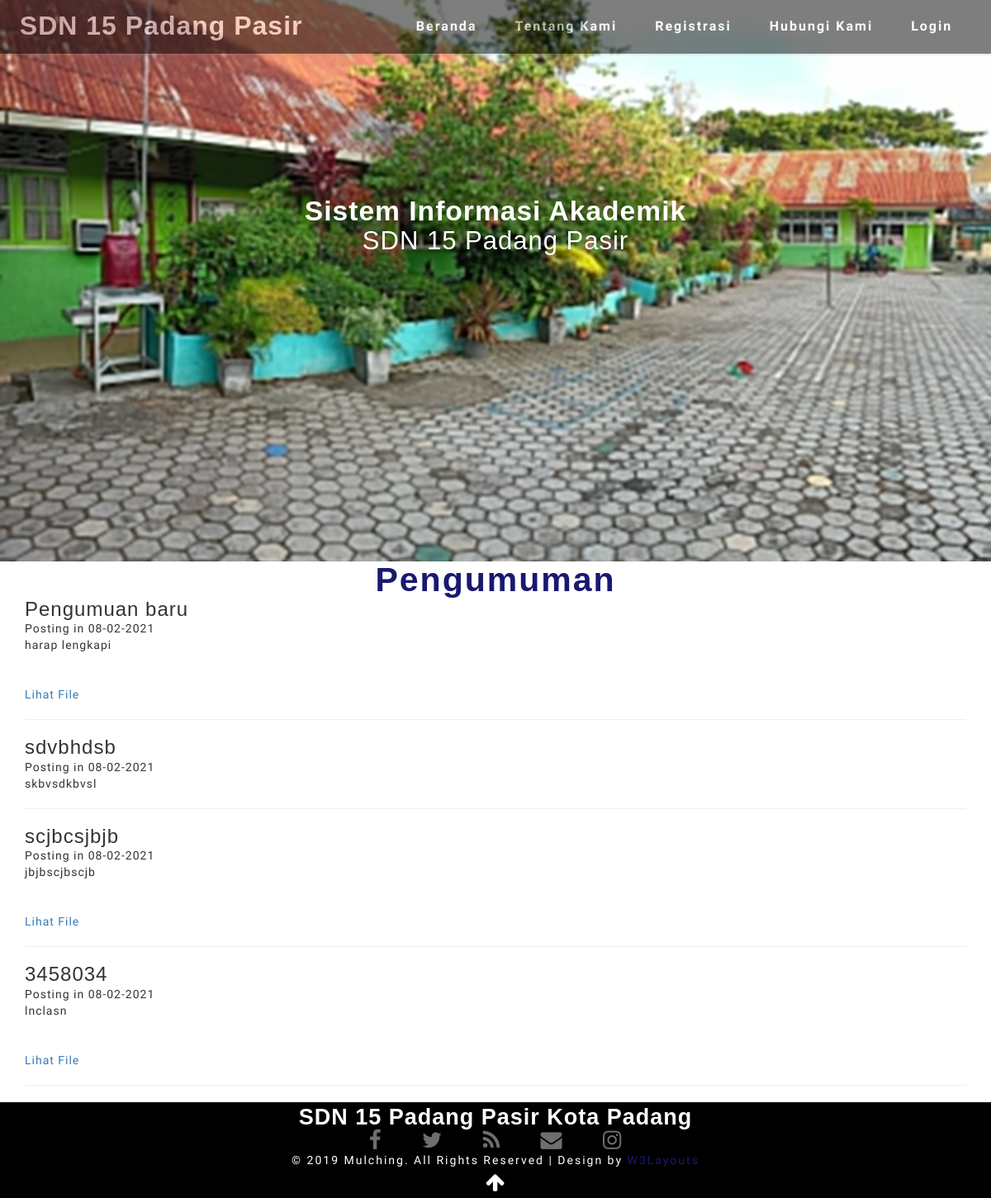
The page /home on the database its author committed.
### tables this page shows
CREATE TABLE `pengumuman` (
  `id_pengumuman` int(11) NOT NULL,
  `nama_pengumuman` varchar(50) NOT NULL,
  `keterangan` text NOT NULL,
  `tgl_input` date NOT NULL,
  `file` text NOT NULL
);

### home/form/pengumuman/index.php (the view, shortened to what this page needs)
<?php
    $q=mysqli_query($conn, "SELECT * from pengumuman");
    while ($d = mysqli_fetch_array($q)) {
      $pecah = explode('-', $d['tgl_input']);
      $tgli  = $pecah[2].'-'.$pecah[1].'-'.$pecah[0];?>
     <div class="box-header">
      <h3 class="box-title">
        <?php echo $d['nama_pengumuman'] ?>
      </h3>
      <p>Posting in <?php echo $tgli ?></p>
      <?php echo $d['keterangan'];
      if ($d['file']!='') {
        echo '<br><br><a href="../user/admin/form/pengumuman/file/'.$d['file'].'" target="_blank">Lihat File</a>';
      }
       ?>
    </div>
    <hr>
     <?php } ?>

### home/header.php (shortened to what this page needs)
<!DOCTYPE html>
<html lang="zxx">
  <head>
    <link href="css/bootstrap.min.css" rel="stylesheet" type="text/css" media="all">
    <link href="css/font-awesome.min.css" rel="stylesheet">
    <link href="css/style.css" rel='stylesheet' type='text/css' media="all">
  </head>
  <body>
    <div class="main-top" id="home" style="background: url(images/b2.jpg) no-repeat center;background-size: cover;">
      <div class="headder-top" style="background:  black ; opacity: 0.5;">
        <nav >
          <div id="logo">
            <h1><a href="index.php">SDN 15 Padang Pasir</a></h1>
          </div>
          <ul class="menu mt-2">
            <li class="active"><a href="index.php">Beranda</a></li>
            <li class="mx-lg-3 mx-md-2 my-md-0 my-1"><a href="tentang.php">Tentang Kami</a></li>
            <li><a href="daftar.php">Registrasi</a></li>
            <li><a href="contact.php">Hubungi Kami</a></li>
            <li><a href="login.php">Login</a></li>
          </ul>
        </nav>
      </div>
      <div class="main-banner text-center">
        <div class="container">
          <div class="style-banner">
            <h4 class="mb-2">Sistem Informasi Akademik</h4>
            <h5>SDN 15 Padang Pasir
            </h5>
          </div>
        </div>
      </div>
    </div>

### home/index.php
<?php
  include 'header.php';
?>
    <section class="collection py-lg-4 py-md-3 py-sm-3 py-3">
      <div class="container py-lg-5 py-md-4 py-sm-4 py-3">
        <h3 class="title text-center mb-lg-5 mb-md-4 mb-sm-4 mb-3">Pengumuman</h3>
      <?php
        include '../assets/koneksi.php';
        include 'form/pengumuman/index.php';
        ?>
      </div>
    </section>
<?php
  include 'footer.php';
?>

### home/footer.php
    <footer class="py-lg-4 py-md-3 py-sm-3 py-3">
      <div class="container py-lg-5 py-md-5 py-sm-4 py-3">
        <div class="footer-w3layouts-head text-center">
          <h2><a href="index.php">SDN 15 Padang Pasir Kota Padang</a></h2>
        </div>
        <div class="social-icons mt-lg-5 mt-md-4 mt-3 text-center">
          <ul>
            <li><a href="#"><span class="fa fa-facebook"></span></a></li>
            <li><a href="#"><span class="fa fa-twitter"></span></a></li>
            <li><a href="#"><span class="fa fa-rss"></span></a></li>
            <li><a href="#"><span class="fa fa-envelope"></span></a></li>
            <li><a href="#"><span class="fa fa-instagram"></span></a></li>
          </ul>
        </div>
        <div class="bottem-wthree-footer text-center pt-md-4 pt-3">
          <p>
            © 2019 Mulching. All Rights Reserved | Design by <a href="http://www.W3Layouts.com" target="_blank">W3Layouts</a>
          </p>
        </div>
        <div class="text-center">
          <a href="#home" class="move-top text-center mt-3"><i class="fa fa-arrow-up" aria-hidden="true"></i></a>
        </div>
      </div>
    </footer>
  </body>
</html>

### home/css/style.css (style rules this page uses)
html { scroll-behavior: smooth; }
html, body { padding: 0; margin: 0; background: #fff; letter-spacing: 1px; font-family: 'Mada', sans-serif; }
body a { outline: none; transition: 0.5s all; -webkit-transition: 0.5s all; -moz-transition: 0.5s all; -o-transition: 0.5s all; -ms-transition: 0.5s all; text-decoration: none; cursor:pointer !important; }
h1, h2, h3, h4, h5, h6 { margin: 0; padding: 0; letter-spacing: 1px; font-family: 'League Spartan', arial; }
p { margin: 0; padding: 0; letter-spacing: 1px; font-family: 'Mada', sans-serif; }
ul { margin: 0; padding: 0; list-style-type: none; }
ul li { display: inline-block; }
.title { font-size: 40px; color: #191970; letter-spacing: 2px; font-weight: 700; text-transform: capitalize; }
nav { margin: 0; padding: 0; }
#logo a { float: left; display: initial; font-weight: 700; font-size: 35px; letter-spacing: 1px; color: #fff; padding: 0; }
nav:after { content: ""; display: table; clear: both; }
nav ul { float: right; padding: 0; margin: 0; list-style: none; position: relative; }
nav ul li { margin: 0px; display: inline-block; float: left; }
nav ul li a { color: #fff; text-transform: capitalize; font-weight: 700; font-size: 16px; letter-spacing: 2px; background: transparent; padding: 7px 20px; display: inline-block; transition: 0.5s all; -webkit-transition: 0.5s all; -moz-transition: 0.5s all; -o-transition: 0.5s all; -ms-transition: 0.5s all; }
li>a:only-child:after { content: ''; }
.main-top { background: url(../images/b2.jpg) no-repeat bottom; background-size: cover; -webkit-background-size: cover; -moz-background-size: cover; -o-background-size: cover; -ms-background-size: cover; min-height: 800px; }
.headder-top { position: absolute; width: 100%; padding: 1em 2em; box-shadow: 0 0 4px #969595; }
.style-banner { padding-top: 20em; }
.style-banner h5 { font-size: 35px; color: #fff; }
.main-banner h4 { color: #fff; font-size: 2.7em; font-weight: 700; }
footer { background: #000; }
.footer-w3layouts-head h2 a { font-size: 29px; font-weight: 600; color: #fff; }
.bottem-wthree-footer p { font-size: 14px; color: #fff; letter-spacing: 2px; }
.bottem-wthree-footer p a { color: #191970; }
.social-icons ul li a span { color: #6f6e6e; font-size: 29px; margin: 0px 22px; transition: 0.5s all; -webkit-transition: 0.5s all; transition: 0.5s all; -moz-transition: 0.5s all; }
a.move-top { display:inline-block; font-size:25px; color:#fff; }
@media (max-width:1440px) { .main-top { min-height: 680px; } }
@media (max-width:1440px) { .style-banner { padding-top: 17em; } }
@media (max-width:1440px) { .main-banner h4 { font-size: 2.4em; } }
@media (max-width:1440px) { .style-banner h5 { font-size: 31px; } }
@media (max-width:1440px) { #logo a { font-size: 32px; } }
@media (max-width:1440px) { .title { font-size: 41px; } }
@media (max-width:1366px) { .social-icons ul li a span { font-size: 26px; } }
@media (max-width:1366px) { .footer-w3layouts-head h2 a { font-size: 27px; } }
@media (max-width:1280px) { nav ul li a { padding: 7px 23px; } }
@media (max-width:1280px) { .headder-top { padding: 1em 1.7em; } }

### rows shown on the page
pengumuman: nama_pengumuman "Pengumuan baru", tgl_input "08-02-2021", keterangan "harap lengkapi"
pengumuman: nama_pengumuman "sdvbhdsb", tgl_input "08-02-2021", keterangan "skbvsdkbvsl"
pengumuman: nama_pengumuman "scjbcsjbjb", tgl_input "08-02-2021", keterangan "jbjbscjbscjb"
pengumuman: nama_pengumuman "3458034", tgl_input "08-02-2021", keterangan "lnclasn"
